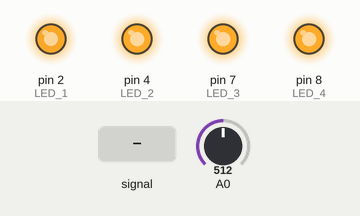
This sketch was run on a simulated Arduino Uno, built with avr-gcc and run on an emulated ATmega328P. On the bench: output pins drawn as LEDs (lit = HIGH). The test bench sets the inputs (shaded band); at power-on: A0 = 512.

Above: at 1.2 s.
1.3 s: A0 fed a 200 Hz sine of ±460 counts around its level
At 1.45 s:
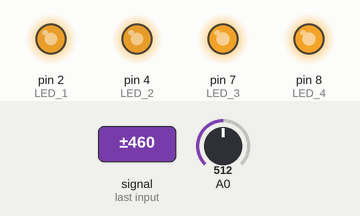
4.3 s: A0 set to 180
At 5.5 s:
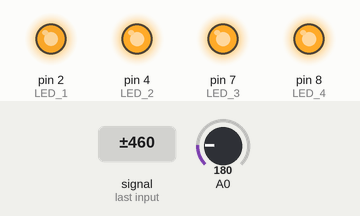
5.8 s: A0 set to 158
At 7.0 s:
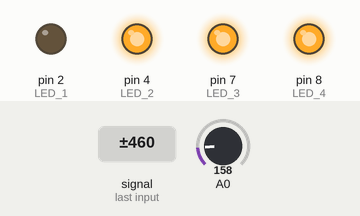
7.3 s: A0 fed a 200 Hz sine of ±81 counts around its level
At 8.5 s:
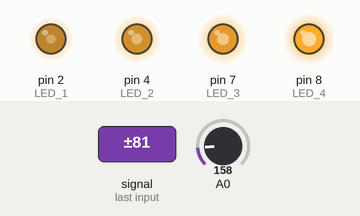
8.8 s: A0 set to 122
At 10.0 s:
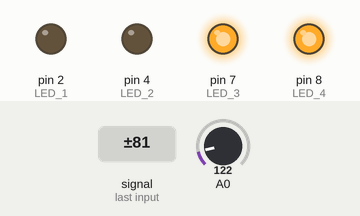
10.3 s: A0 fed a 200 Hz sine of ±81 counts around its level
At 10.9 s:
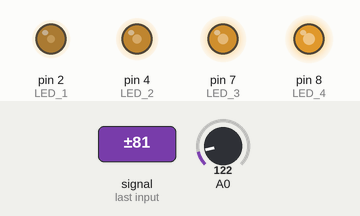
Timing chart, 0 to 12.8 s (numbered marks = the images above; inputs shaded):
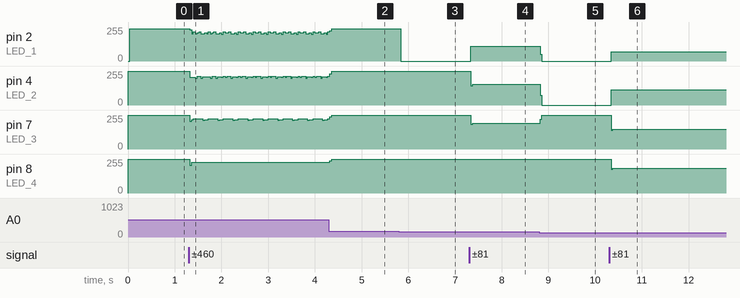

Measured:
- the behaviour switches between 171 and 170 on A0 (found by bisection; images 2 and 3)
- after the input at 1.3 s, pin 7 (LED_3): 255/255 → 209/255 at once, then moves between 209/255 and 226/255, repeating every 0.32 s; pin 8 (LED_4): 255/255 → 230/255 at once
- after the input at 4.3 s, pin 8 (LED_4): 230/255 → 255/255 at once
- after the input at 5.8 s, pin 2 (LED_1): 241/255 → 0/255 at once
- after the input at 7.3 s, pin 2 (LED_1): 0/255 → 109/255 at once; pin 4 (LED_2): 255/255 → 154/255 at once; pin 7 (LED_3): 255/255 → 193/255 at once
- after the input at 8.8 s, pin 2 (LED_1): 109/255 → 0/255 at once; pin 4 (LED_2): 154/255 → 0/255 at once; pin 7 (LED_3): 193/255 → 255/255 at once
- after the input at 10.3 s, pin 2 (LED_1): 0/255 → 71/255 at once; pin 4 (LED_2): 0/255 → 113/255 at once; pin 7 (LED_3): 255/255 → 150/255 at once; pin 8 (LED_4): 255/255 → 184/255 at once

The sketch:

lab_arduino1.ino
```cpp
const int LED_1=2;
const int LED_2=4;
const int LED_3=7;
const int LED_4=8;
const int FOTO_CELDA;


void setup() {
  // put your setup code here, to run once:
  pinMode(FOTO_CELDA, INPUT);
  pinMode(LED_1, OUTPUT);
   pinMode(LED_2, OUTPUT);
    pinMode(LED_3, OUTPUT);
     pinMode(LED_4, OUTPUT);
Serial.begin(9600);
}

void loop() {
int FOTO_CELDA = analogRead(A0);

//INICIALMENTE TODAS ENCENDIDAS
if(FOTO_CELDA>200){
  digitalWrite(LED_1, HIGH);
  digitalWrite(LED_2, HIGH);
  digitalWrite(LED_3, HIGH);
  digitalWrite(LED_4, HIGH);
}

//apagar leds
if(FOTO_CELDA>150){
  digitalWrite(LED_1, LOW);
}

if(FOTO_CELDA>100&&FOTO_CELDA<150){
  digitalWrite(LED_2, LOW);
}

if(FOTO_CELDA>80&&FOTO_CELDA<100){
  digitalWrite(LED_3, LOW);
}

if(FOTO_CELDA<79){
  digitalWrite(LED_4, LOW);
}

//prender leds
if(FOTO_CELDA>70&&FOTO_CELDA<90){
digitalWrite(LED_4, HIGH);
}

if(FOTO_CELDA>100&&FOTO_CELDA<120){
digitalWrite(LED_3, HIGH);
}

if(FOTO_CELDA>130&&FOTO_CELDA<150){
digitalWrite(LED_2, HIGH);
}

if(FOTO_CELDA>170){
digitalWrite(LED_1, HIGH);
}
  }
```
